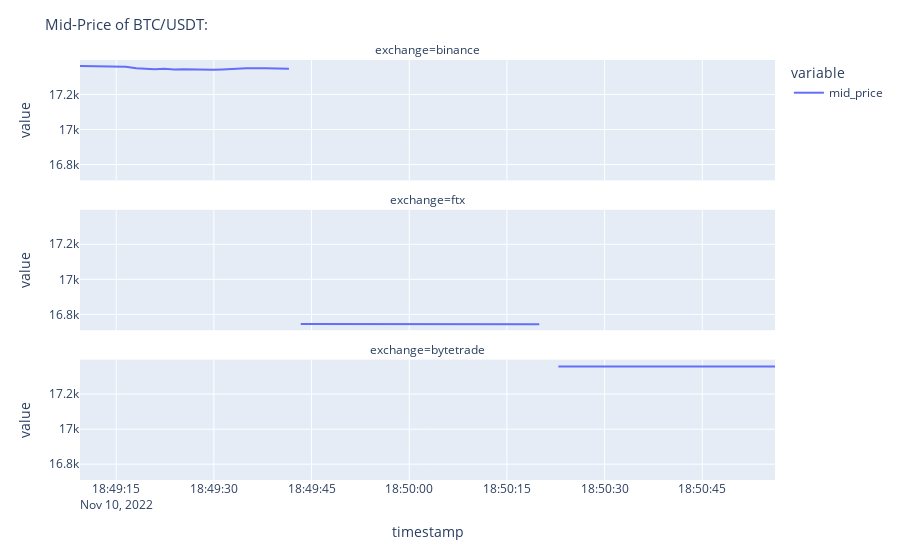

Notebook cell for this chart:
### Markdown cell above
As it can be appreciated, Mid-Prices have different values in every exchange. Given this fact, there are entities that aim to reduce the spread between exchanges and they intervene creating virtual demand but let's not ignore that this is also traduced into gains for them, and they are also known as market makers.

### Code cell
vs.Plot_line(MS_B, criptos[0], "Mid-Price of")

### Figure 1 — Plotly figure (JSON) as saved in the notebook; plotly's stock layout.template omitted (floating-point values rounded to 4 significant figures)
{"data": [{"hovertemplate": "variable=mid_price<br>exchange=binance<br>timestamp=%{x}<br>value=%{y}<extra></extra>", "legendgroup": "mid_price", "line": {"color": "#636efa", "dash": "solid"}, "marker": {"symbol": "circle"}, "mode": "lines", "name": "mid_price", "orientation": "v", "showlegend": true, "type": "scatter", "x": ["2022-11-10T18:49:09.439000", "2022-11-10T18:49:10.901000", "2022-11-10T18:49:12.934000", "2022-11-10T18:49:15.033000", "2022-11-10T18:49:16.465000", "2022-11-10T18:49:18.090000", "2022-11-10T18:49:19.480000", "2022-11-10T18:49:20.905000", "2022-11-10T18:49:22.370000", "2022-11-10T18:49:23.917000", "2022-11-10T18:49:25.374000", "2022-11-10T18:49:27.020000", "2022-11-10T18:49:28.492000", "2022-11-10T18:49:29.891000", "2022-11-10T18:49:31.308000", "2022-11-10T18:49:33.192000", "2022-11-10T18:49:34.971000", "2022-11-10T18:49:37.871000", "2022-11-10T18:49:39.896000", "2022-11-10T18:49:41.520000"], "xaxis": "x3", "y": [17360.0, 17360.0, 17360.0, 17360.0, 17360.0, 17350.0, 17350.0, 17340.0, 17350.0, 17340.0, 17340.0, 17340.0, 17340.0, 17340.0, 17340.0, 17350.0, 17350.0, 17350.0, 17350.0, 17350.0], "yaxis": "y3"}, {"hovertemplate": "variable=mid_price<br>exchange=ftx<br>timestamp=%{x}<br>value=%{y}<extra></extra>", "legendgroup": "mid_price", "line": {"color": "#636efa", "dash": "solid"}, "marker": {"symbol": "circle"}, "mode": "lines", "name": "mid_price", "orientation": "v", "showlegend": false, "type": "scatter", "x": ["2022-11-10T18:49:43.341000", "2022-11-10T18:49:45.330000", "2022-11-10T18:49:47.802000", "2022-11-10T18:49:49.866000", "2022-11-10T18:49:52.169000", "2022-11-10T18:49:54.022000", "2022-11-10T18:49:55.899000", "2022-11-10T18:49:58.753000", "2022-11-10T18:50:00.577000", "2022-11-10T18:50:02.337000", "2022-11-10T18:50:04.210000", "2022-11-10T18:50:05.872000", "2022-11-10T18:50:07.195000", "2022-11-10T18:50:08.960000", "2022-11-10T18:50:10.846000", "2022-11-10T18:50:12.876000", "2022-11-10T18:50:14.445000", "2022-11-10T18:50:16.326000", "2022-11-10T18:50:18.617000", "2022-11-10T18:50:19.966000"], "xaxis": "x2", "y": [16740.0, 16740.0, 16740.0, 16740.0, 16740.0, 16740.0, 16740.0, 16740.0, 16740.0, 16740.0, 16744, 16744, 16744, 16744, 16740.0, 16740.0, 16740.0, 16744, 16744, 16744], "yaxis": "y2"}, {"hovertemplate": "variable=mid_price<br>exchange=bytetrade<br>timestamp=%{x}<br>value=%{y}<extra></extra>", "legendgroup": "mid_price", "line": {"color": "#636efa", "dash": "solid"}, "marker": {"symbol": "circle"}, "mode": "lines", "name": "mid_price", "orientation": "v", "showlegend": false, "type": "scatter", "x": ["2022-11-10T18:50:22.899000", "2022-11-10T18:50:25.699000", "2022-11-10T18:50:27.139000", "2022-11-10T18:50:28.762000", "2022-11-10T18:50:30.577000", "2022-11-10T18:50:31.965000", "2022-11-10T18:50:34.339000", "2022-11-10T18:50:36.574000", "2022-11-10T18:50:37.954000", "2022-11-10T18:50:39.684000", "2022-11-10T18:50:41.353000", "2022-11-10T18:50:42.832000", "2022-11-10T18:50:45.402000", "2022-11-10T18:50:47.123000", "2022-11-10T18:50:48.552000", "2022-11-10T18:50:50.173000", "2022-11-10T18:50:51.625000", "2022-11-10T18:50:53.066000", "2022-11-10T18:50:54.736000", "2022-11-10T18:50:56.163000"], "xaxis": "x", "y": [17360.0, 17360.0, 17360.0, 17360.0, 17360.0, 17360.0, 17360.0, 17360.0, 17360.0, 17360.0, 17360.0, 17360.0, 17360.0, 17360.0, 17360.0, 17360.0, 17360.0, 17360.0, 17360.0, 17360.0], "yaxis": "y"}], "layout": {"annotations": [{"font": {}, "showarrow": false, "text": "exchange=bytetrade", "x": 0.5, "xanchor": "center", "xref": "paper", "y": 0.2867, "yanchor": "bottom", "yref": "paper"}, {"font": {}, "showarrow": false, "text": "exchange=ftx", "x": 0.5, "xanchor": "center", "xref": "paper", "y": 0.6433, "yanchor": "bottom", "yref": "paper"}, {"font": {}, "showarrow": false, "text": "exchange=binance", "x": 0.5, "xanchor": "center", "xref": "paper", "y": 1.0, "yanchor": "bottom", "yref": "paper"}], "legend": {"title": {"text": "variable"}, "tracegroupgap": 0}, "margin": {"t": 60}, "title": {"font": {"size": 15}, "text": "Mid-Price of BTC/USDT:"}, "xaxis": {"anchor": "y", "domain": [0, 1], "title": {"text": "timestamp"}}, "xaxis2": {"anchor": "y2", "domain": [0, 1], "matches": "x", "showticklabels": false}, "xaxis3": {"anchor": "y3", "domain": [0, 1], "matches": "x", "showticklabels": false}, "yaxis": {"anchor": "x", "domain": [0, 0.2867], "title": {"text": "value"}}, "yaxis2": {"anchor": "x2", "domain": [0.3567, 0.6433], "matches": "y", "title": {"text": "value"}}, "yaxis3": {"anchor": "x3", "domain": [0.7133, 1.0], "matches": "y", "title": {"text": "value"}}}}
